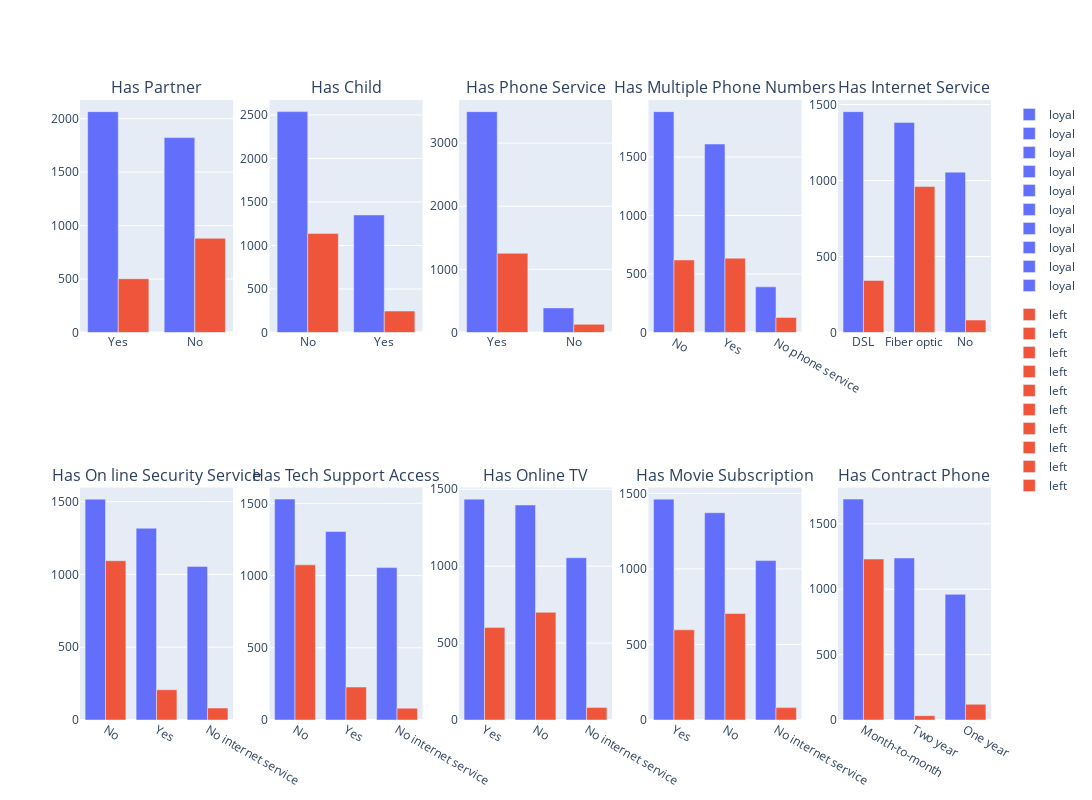

The code cell stored with this chart in its notebook:
### Code cell
figure1_traces, figure2_traces, figure3_traces, figure4_traces, figure5_traces = [], [], [], [], []
figure6_traces, figure7_traces, figure8_traces, figure9_traces, figure10_traces = [], [], [], [], []

for trace in range(len(x1["data"])):
    figure1_traces.append(x1["data"][trace])
for trace in range(len(x2["data"])):
    figure2_traces.append(x2["data"][trace])
for trace in range(len(x3["data"])):
    figure3_traces.append(x3["data"][trace])
for trace in range(len(x4["data"])):
    figure4_traces.append(x4["data"][trace])
for trace in range(len(x5["data"])):
    figure5_traces.append(x5["data"][trace])
for trace in range(len(x6["data"])):
    figure6_traces.append(x6["data"][trace])
for trace in range(len(x7["data"])):
    figure7_traces.append(x7["data"][trace])
for trace in range(len(x8["data"])):
    figure8_traces.append(x8["data"][trace])
for trace in range(len(x9["data"])):
    figure9_traces.append(x9["data"][trace])
for trace in range(len(x10["data"])):
    figure10_traces.append(x10["data"][trace])
#Create a subplots
this_figure = sp.make_subplots(rows=2, cols=5, subplot_titles=('Has Partner', 'Has Child', 
                                                               'Has Phone Service', 'Has Multiple Phone Numbers', 
                                                               'Has Internet Service', 'Has On line Security Service',
                                                               'Has Tech Support Access', 'Has Online TV',
                                                               'Has Movie Subscription', 'Has Contract Phone'),                               
                               ) 


for traces in figure1_traces:
    this_figure.append_trace(traces, row=1, col=1)
for traces in figure2_traces:
    this_figure.append_trace(traces, row=1, col=2)
for traces in figure3_traces:
    this_figure.append_trace(traces, row=1, col=3)
for traces in figure4_traces:
    this_figure.append_trace(traces, row=1, col=4)
for traces in figure5_traces:
    this_figure.append_trace(traces, row=1, col=5)
for traces in figure6_traces:
    this_figure.append_trace(traces, row=2, col=1)
for traces in figure7_traces:
    this_figure.append_trace(traces, row=2, col=2)
for traces in figure8_traces:
    this_figure.append_trace(traces, row=2, col=3)
for traces in figure9_traces:
    this_figure.append_trace(traces, row=2, col=4)
for traces in figure10_traces:
    this_figure.append_trace(traces, row=2, col=5)

this_figure.update_layout(
    autosize=False,
    width=1500,
    height=800,)

this_figure

### Figure 1 — Plotly figure (JSON) as saved in the notebook; plotly's stock layout.template omitted (floating-point values rounded to 4 significant figures)
{"data": [{"alignmentgroup": "True", "hovertemplate": "Churn=loyal<br>HasPartner=%{x}<br>count=%{y}<extra></extra>", "legendgroup": "loyal", "marker": {"color": "#636efa", "pattern": {"shape": ""}}, "name": "loyal", "offsetgroup": "loyal", "orientation": "v", "showlegend": true, "textposition": "auto", "type": "bar", "x": ["Yes", "No"], "xaxis": "x", "y": [2066, 1823], "yaxis": "y"}, {"alignmentgroup": "True", "hovertemplate": "Churn=left<br>HasPartner=%{x}<br>count=%{y}<extra></extra>", "legendgroup": "left", "marker": {"color": "#EF553B", "pattern": {"shape": ""}}, "name": "left", "offsetgroup": "left", "orientation": "v", "showlegend": true, "textposition": "auto", "type": "bar", "x": ["No", "Yes"], "xaxis": "x", "y": [881, 503], "yaxis": "y"}, {"alignmentgroup": "True", "hovertemplate": "Churn=loyal<br>HasChild=%{x}<br>count=%{y}<extra></extra>", "legendgroup": "loyal", "marker": {"color": "#636efa", "pattern": {"shape": ""}}, "name": "loyal", "offsetgroup": "loyal", "orientation": "v", "showlegend": true, "textposition": "auto", "type": "bar", "x": ["No", "Yes"], "xaxis": "x2", "y": [2538, 1351], "yaxis": "y2"}, {"alignmentgroup": "True", "hovertemplate": "Churn=left<br>HasChild=%{x}<br>count=%{y}<extra></extra>", "legendgroup": "left", "marker": {"color": "#EF553B", "pattern": {"shape": ""}}, "name": "left", "offsetgroup": "left", "orientation": "v", "showlegend": true, "textposition": "auto", "type": "bar", "x": ["No", "Yes"], "xaxis": "x2", "y": [1138, 246], "yaxis": "y2"}, {"alignmentgroup": "True", "hovertemplate": "Churn=loyal<br>HasPhoneService=%{x}<br>count=%{y}<extra></extra>", "legendgroup": "loyal", "marker": {"color": "#636efa", "pattern": {"shape": ""}}, "name": "loyal", "offsetgroup": "loyal", "orientation": "v", "showlegend": true, "textposition": "auto", "type": "bar", "x": ["Yes", "No"], "xaxis": "x3", "y": [3499, 390], "yaxis": "y3"}, {"alignmentgroup": "True", "hovertemplate": "Churn=left<br>HasPhoneService=%{x}<br>count=%{y}<extra></extra>", "legendgroup": "left", "marker": {"color": "#EF553B", "pattern": {"shape": ""}}, "name": "left", "offsetgroup": "left", "orientation": "v", "showlegend": true, "textposition": "auto", "type": "bar", "x": ["Yes", "No"], "xaxis": "x3", "y": [1255, 129], "yaxis": "y3"}, {"alignmentgroup": "True", "hovertemplate": "Churn=loyal<br>HasMultiplePhoneNumbers=%{x}<br>count=%{y}<extra></extra>", "legendgroup": "loyal", "marker": {"color": "#636efa", "pattern": {"shape": ""}}, "name": "loyal", "offsetgroup": "loyal", "orientation": "v", "showlegend": true, "textposition": "auto", "type": "bar", "x": ["No", "Yes", "No phone service"], "xaxis": "x4", "y": [1888, 1611, 390], "yaxis": "y4"}, {"alignmentgroup": "True", "hovertemplate": "Churn=left<br>HasMultiplePhoneNumbers=%{x}<br>count=%{y}<extra></extra>", "legendgroup": "left", "marker": {"color": "#EF553B", "pattern": {"shape": ""}}, "name": "left", "offsetgroup": "left", "orientation": "v", "showlegend": true, "textposition": "auto", "type": "bar", "x": ["Yes", "No", "No phone service"], "xaxis": "x4", "y": [635, 620, 129], "yaxis": "y4"}, {"alignmentgroup": "True", "hovertemplate": "Churn=loyal<br>HasInternetService=%{x}<br>count=%{y}<extra></extra>", "legendgroup": "loyal", "marker": {"color": "#636efa", "pattern": {"shape": ""}}, "name": "loyal", "offsetgroup": "loyal", "orientation": "v", "showlegend": true, "textposition": "auto", "type": "bar", "x": ["DSL", "Fiber optic", "No"], "xaxis": "x5", "y": [1453, 1381, 1055], "yaxis": "y5"}, {"alignmentgroup": "True", "hovertemplate": "Churn=left<br>HasInternetService=%{x}<br>count=%{y}<extra></extra>", "legendgroup": "left", "marker": {"color": "#EF553B", "pattern": {"shape": ""}}, "name": "left", "offsetgroup": "left", "orientation": "v", "showlegend": true, "textposition": "auto", "type": "bar", "x": ["Fiber optic", "DSL", "No"], "xaxis": "x5", "y": [960, 342, 82], "yaxis": "y5"}, {"alignmentgroup": "True", "hovertemplate": "Churn=loyal<br>HasOnlineSecurityService=%{x}<br>count=%{y}<extra></extra>", "legendgroup": "loyal", "marker": {"color": "#636efa", "pattern": {"shape": ""}}, "name": "loyal", "offsetgroup": "loyal", "orientation": "v", "showlegend": true, "textposition": "auto", "type": "bar", "x": ["No", "Yes", "No internet service"], "xaxis": "x6", "y": [1517, 1317, 1055], "yaxis": "y6"}, {"alignmentgroup": "True", "hovertemplate": "Churn=left<br>HasOnlineSecurityService=%{x}<br>count=%{y}<extra></extra>", "legendgroup": "left", "marker": {"color": "#EF553B", "pattern": {"shape": ""}}, "name": "left", "offsetgroup": "left", "orientation": "v", "showlegend": true, "textposition": "auto", "type": "bar", "x": ["No", "Yes", "No internet service"], "xaxis": "x6", "y": [1094, 208, 82], "yaxis": "y6"}, {"alignmentgroup": "True", "hovertemplate": "Churn=loyal<br>HasTechSupportAccess=%{x}<br>count=%{y}<extra></extra>", "legendgroup": "loyal", "marker": {"color": "#636efa", "pattern": {"shape": ""}}, "name": "loyal", "offsetgroup": "loyal", "orientation": "v", "showlegend": true, "textposition": "auto", "type": "bar", "x": ["No", "Yes", "No internet service"], "xaxis": "x7", "y": [1529, 1305, 1055], "yaxis": "y7"}, {"alignmentgroup": "True", "hovertemplate": "Churn=left<br>HasTechSupportAccess=%{x}<br>count=%{y}<extra></extra>", "legendgroup": "left", "marker": {"color": "#EF553B", "pattern": {"shape": ""}}, "name": "left", "offsetgroup": "left", "orientation": "v", "showlegend": true, "textposition": "auto", "type": "bar", "x": ["No", "Yes", "No internet service"], "xaxis": "x7", "y": [1074, 228, 82], "yaxis": "y7"}, {"alignmentgroup": "True", "hovertemplate": "Churn=loyal<br>HasOnlineTV=%{x}<br>count=%{y}<extra></extra>", "legendgroup": "loyal", "marker": {"color": "#636efa", "pattern": {"shape": ""}}, "name": "loyal", "offsetgroup": "loyal", "orientation": "v", "showlegend": true, "textposition": "auto", "type": "bar", "x": ["Yes", "No", "No internet service"], "xaxis": "x8", "y": [1436, 1398, 1055], "yaxis": "y8"}, {"alignmentgroup": "True", "hovertemplate": "Churn=left<br>HasOnlineTV=%{x}<br>count=%{y}<extra></extra>", "legendgroup": "left", "marker": {"color": "#EF553B", "pattern": {"shape": ""}}, "name": "left", "offsetgroup": "left", "orientation": "v", "showlegend": true, "textposition": "auto", "type": "bar", "x": ["No", "Yes", "No internet service"], "xaxis": "x8", "y": [700, 602, 82], "yaxis": "y8"}, {"alignmentgroup": "True", "hovertemplate": "Churn=loyal<br>HasMovieSubscription=%{x}<br>count=%{y}<extra></extra>", "legendgroup": "loyal", "marker": {"color": "#636efa", "pattern": {"shape": ""}}, "name": "loyal", "offsetgroup": "loyal", "orientation": "v", "showlegend": true, "textposition": "auto", "type": "bar", "x": ["Yes", "No", "No internet service"], "xaxis": "x9", "y": [1462, 1372, 1055], "yaxis": "y9"}, {"alignmentgroup": "True", "hovertemplate": "Churn=left<br>HasMovieSubscription=%{x}<br>count=%{y}<extra></extra>", "legendgroup": "left", "marker": {"color": "#EF553B", "pattern": {"shape": ""}}, "name": "left", "offsetgroup": "left", "orientation": "v", "showlegend": true, "textposition": "auto", "type": "bar", "x": ["No", "Yes", "No internet service"], "xaxis": "x9", "y": [705, 597, 82], "yaxis": "y9"}, {"alignmentgroup": "True", "hovertemplate": "Churn=loyal<br>HasContractPhone=%{x}<br>count=%{y}<extra></extra>", "legendgroup": "loyal", "marker": {"color": "#636efa", "pattern": {"shape": ""}}, "name": "loyal", "offsetgroup": "loyal", "orientation": "v", "showlegend": true, "textposition": "auto", "type": "bar", "x": ["Month-to-month", "Two year", "One year"], "xaxis": "x10", "y": [1689, 1239, 961], "yaxis": "y10"}, {"alignmentgroup": "True", "hovertemplate": "Churn=left<br>HasContractPhone=%{x}<br>count=%{y}<extra></extra>", "legendgroup": "left", "marker": {"color": "#EF553B", "pattern": {"shape": ""}}, "name": "left", "offsetgroup": "left", "orientation": "v", "showlegend": true, "textposition": "auto", "type": "bar", "x": ["Month-to-month", "One year", "Two year"], "xaxis": "x10", "y": [1231, 120, 33], "yaxis": "y10"}], "layout": {"annotations": [{"font": {"size": 16}, "showarrow": false, "text": "Has Partner", "x": 0.084, "xanchor": "center", "xref": "paper", "y": 1, "yanchor": "bottom", "yref": "paper"}, {"font": {"size": 16}, "showarrow": false, "text": "Has Child", "x": 0.292, "xanchor": "center", "xref": "paper", "y": 1, "yanchor": "bottom", "yref": "paper"}, {"font": {"size": 16}, "showarrow": false, "text": "Has Phone Service", "x": 0.5, "xanchor": "center", "xref": "paper", "y": 1, "yanchor": "bottom", "yref": "paper"}, {"font": {"size": 16}, "showarrow": false, "text": "Has Multiple Phone Numbers", "x": 0.708, "xanchor": "center", "xref": "paper", "y": 1, "yanchor": "bottom", "yref": "paper"}, {"font": {"size": 16}, "showarrow": false, "text": "Has Internet Service", "x": 0.916, "xanchor": "center", "xref": "paper", "y": 1, "yanchor": "bottom", "yref": "paper"}, {"font": {"size": 16}, "showarrow": false, "text": "Has On line Security Service", "x": 0.084, "xanchor": "center", "xref": "paper", "y": 0.375, "yanchor": "bottom", "yref": "paper"}, {"font": {"size": 16}, "showarrow": false, "text": "Has Tech Support Access", "x": 0.292, "xanchor": "center", "xref": "paper", "y": 0.375, "yanchor": "bottom", "yref": "paper"}, {"font": {"size": 16}, "showarrow": false, "text": "Has Online TV", "x": 0.5, "xanchor": "center", "xref": "paper", "y": 0.375, "yanchor": "bottom", "yref": "paper"}, {"font": {"size": 16}, "showarrow": false, "text": "Has Movie Subscription", "x": 0.708, "xanchor": "center", "xref": "paper", "y": 0.375, "yanchor": "bottom", "yref": "paper"}, {"font": {"size": 16}, "showarrow": false, "text": "Has Contract Phone", "x": 0.916, "xanchor": "center", "xref": "paper", "y": 0.375, "yanchor": "bottom", "yref": "paper"}], "autosize": false, "height": 800, "width": 1500, "xaxis": {"anchor": "y", "domain": [0, 0.168]}, "xaxis10": {"anchor": "y10", "domain": [0.832, 1]}, "xaxis2": {"anchor": "y2", "domain": [0.208, 0.376]}, "xaxis3": {"anchor": "y3", "domain": [0.416, 0.584]}, "xaxis4": {"anchor": "y4", "domain": [0.624, 0.792]}, "xaxis5": {"anchor": "y5", "domain": [0.832, 1]}, "xaxis6": {"anchor": "y6", "domain": [0, 0.168]}, "xaxis7": {"anchor": "y7", "domain": [0.208, 0.376]}, "xaxis8": {"anchor": "y8", "domain": [0.416, 0.584]}, "xaxis9": {"anchor": "y9", "domain": [0.624, 0.792]}, "yaxis": {"anchor": "x", "domain": [0.625, 1]}, "yaxis10": {"anchor": "x10", "domain": [0, 0.375]}, "yaxis2": {"anchor": "x2", "domain": [0.625, 1]}, "yaxis3": {"anchor": "x3", "domain": [0.625, 1]}, "yaxis4": {"anchor": "x4", "domain": [0.625, 1]}, "yaxis5": {"anchor": "x5", "domain": [0.625, 1]}, "yaxis6": {"anchor": "x6", "domain": [0, 0.375]}, "yaxis7": {"anchor": "x7", "domain": [0, 0.375]}, "yaxis8": {"anchor": "x8", "domain": [0, 0.375]}, "yaxis9": {"anchor": "x9", "domain": [0, 0.375]}}}
